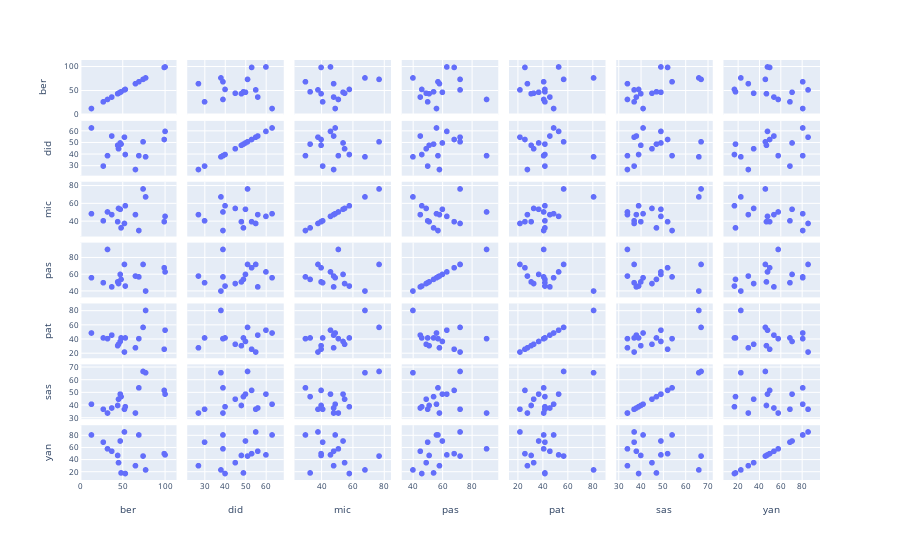

The cell this chart's notebook holds for it:
### Markdown cell above
Die einzige leicht merkbare Korrelation besteht bei Didi und Pommo mit einem Wert von rund 0.57.
Alles was kleiner als 0.5 ist, ist zu sehr vom Zufall geprägt.

Das erkennt man etwas detaillierter an der Scatterplot Matrix:

### Code cell
fig = px.scatter_matrix(df)
fig.update_layout(font=dict(size=8))
fig.show()

### Figure 1 — Plotly figure (JSON) as saved in the notebook; plotly's stock layout.template omitted (floating-point values rounded to 4 significant figures)
{"data": [{"dimensions": [{"axis": {"matches": true}, "label": "ber", "values": [99, 13, 74, 47, 65, 27, 52, 100, 32, 53, 37, 45, 44, 77, 69, 48]}, {"axis": {"matches": true}, "label": "did", "values": [53, 63, 51, 50, 27, 30, 55, 60, 39, 40, 56, 45, 48, 38, 39, 49]}, {"axis": {"matches": true}, "label": "mic", "values": [40, 49, 77, 54, 48, 41, 38, 46, 51, 58, 48, 55, 40, 68, 30, 33]}, {"axis": {"matches": true}, "label": "pas", "values": [68, 56, 72, 60, 58, 50, 72, 63, 90, 46, 45, 49, 51, 40, 57, 54]}, {"axis": {"matches": true}, "label": "pat", "values": [26, 49, 57, 37, 28, 42, 22, 53, 41, 42, 46, 33, 31, 81, 41, 42]}, {"axis": {"matches": true}, "label": "sas", "values": [52, 41, 67, 49, 34, 37, 37, 49, 34, 39, 38, 45, 40, 66, 54, 47]}, {"axis": {"matches": true}, "label": "yan", "values": [50, 81, 46, 71, 30, 69, 86, 48, 58, 17, 54, 35, 47, 23, 81, 18]}], "hovertemplate": "%{xaxis.title.text}=%{x}<br>%{yaxis.title.text}=%{y}<extra></extra>", "legendgroup": "", "marker": {"color": "#636efa", "symbol": "circle"}, "name": "", "showlegend": false, "type": "splom"}], "layout": {"dragmode": "select", "font": {"size": 8}, "legend": {"tracegroupgap": 0}, "margin": {"t": 60}}}
